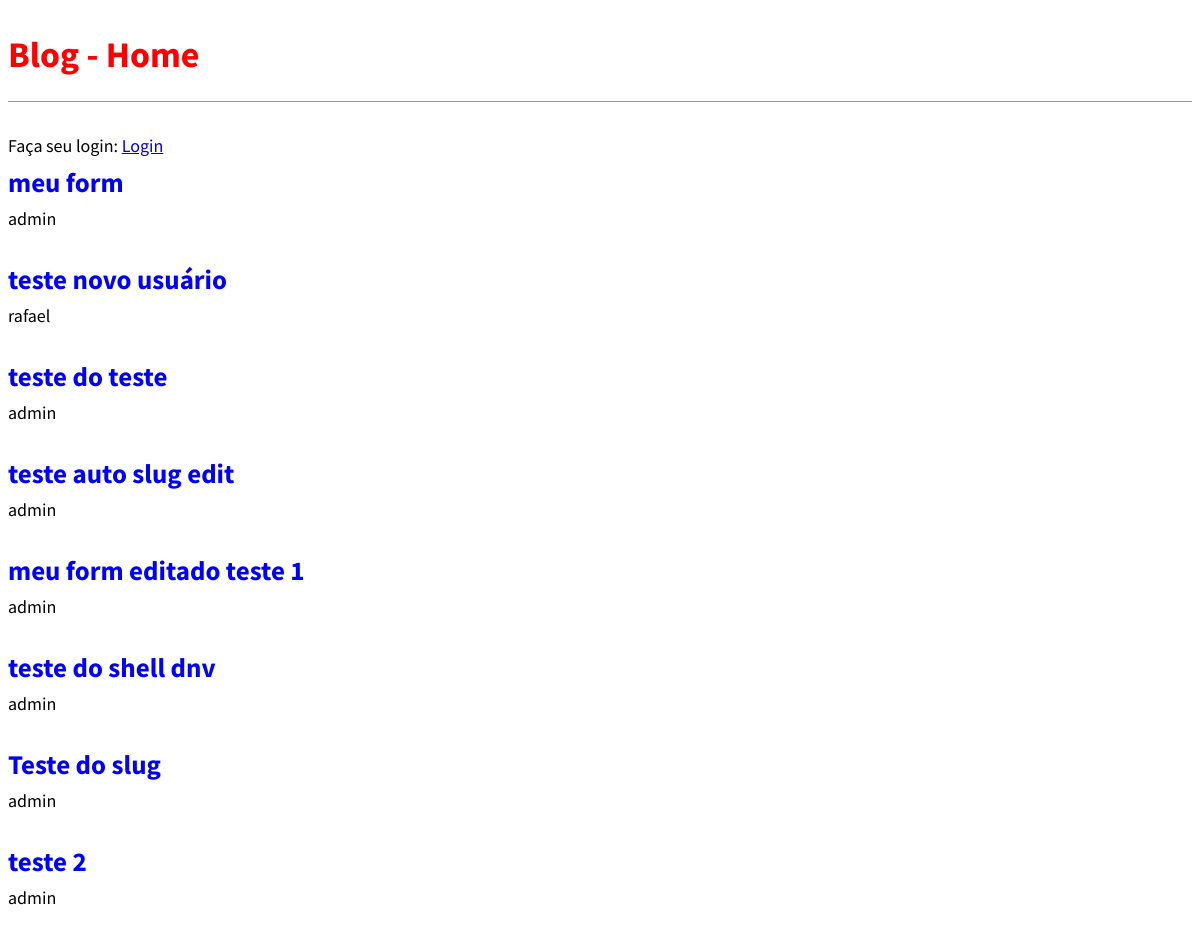
The page / on the database its author committed.
### blog/models.py (models this page shows, shortened)
class Post (models.Model):
    STATUS = (('rascunho','Rascunho'),('publicado','Publicado'),)
    titulo  = models.CharField(max_length=250)
    slug   = models.SlugField(max_length=250)
    autor = models.ForeignKey(User, on_delete=models.CASCADE)
    conteudo  = models.TextField()
    publicado = models.DateTimeField(default=timezone.now)
    criado = models.DateTimeField(auto_now_add=True)
    alterado = models.DateTimeField(auto_now=True)
    status = models.CharField(max_length=10, choices=STATUS, default='rascunho')
    objects = models.Manager()
    published = PublishedManager()
    def get_absolute_url(self):
        return  reverse('post_detail',args=[self.slug])
    class Meta:
        ordering = ('-publicado',)

### blog/views.py (the view)
# urls.py: path('', views.BlogListView.as_view(), name='home'),
class BlogListView(ListView):
    model = Post
    template_name = 'blog/home.html'

### blog/templates/blog/home.html (shortened to what this page needs)
{% extends 'base.html' %}
{% block content %}
    {% if user.is_authenticated %}
        <p>Olá {{user.username}}</p>
        <p><a href="{% url 'logout' %}">Logout</a></p>
    {% else %}
        Faça seu login:
        <a href="{% url 'login' %}">Login</a>
    {% endif %}
    {% for post in object_list %}
        <div class="post-entry">
            <h2><a href="{{post.get_absolute_url}}">{{ post.titulo }}</a></h2>
            <p>{{ post.autor }} </p>
        </div>
    {% endfor %}
{% endblock content %}

### statics/css/style.css (style rules this page uses)
body { font-family: 'Source Sans Pro', sans-serif; font-size: 18px; }
.post-entry { margin-bottom: 2rem; }
.post-entry h2 { margin: 0.5rem 0; }
.post-entry h2 a, .post-entry h2 a:visited { color: blue; text-decoration: none; }
.post-entry p { margin: 0; font-weight: 400; }

### rows shown on the page
Post: titulo "meu form", autor "admin"
Post: titulo "teste novo usuário", autor "rafael"
Post: titulo "teste do teste", autor "admin"
Post: titulo "teste auto slug edit", autor "admin"
Post: titulo "meu form editado teste 1", autor "admin"
Post: titulo "teste do shell dnv", autor "admin"
Post: titulo "Teste do slug", autor "admin"
Post: titulo "teste 2", autor "admin"
